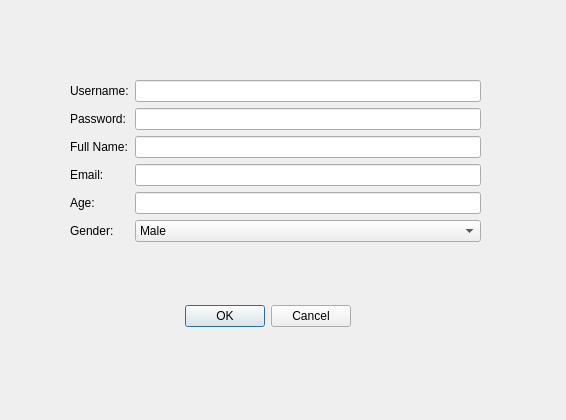
<?xml version="1.0" encoding="UTF-8"?>
<ui version="4.0">
 <class>Form</class>
 <widget class="QWidget" name="Form">
  <property name="geometry">
   <rect>
    <x>0</x>
    <y>0</y>
    <width>566</width>
    <height>420</height>
   </rect>
  </property>
  <property name="windowTitle">
   <string>Form</string>
  </property>
  <widget class="QWidget" name="layoutWidget">
   <property name="geometry">
    <rect>
     <x>70</x>
     <y>80</y>
     <width>411</width>
     <height>198</height>
    </rect>
   </property>
   <layout class="QFormLayout" name="formLayout">
    <item row="0" column="0">
     <widget class="QLabel" name="label">
      <property name="text">
       <string>Username:</string>
      </property>
     </widget>
    </item>
    <item row="0" column="1">
     <widget class="QLineEdit" name="lineEdit"/>
    </item>
    <item row="1" column="0">
     <widget class="QLabel" name="label_2">
      <property name="text">
       <string>Password:</string>
      </property>
     </widget>
    </item>
    <item row="1" column="1">
     <widget class="QLineEdit" name="lineEdit_2"/>
    </item>
    <item row="2" column="0">
     <widget class="QLabel" name="label_3">
      <property name="text">
       <string>Full Name:</string>
      </property>
     </widget>
    </item>
    <item row="2" column="1">
     <widget class="QLineEdit" name="lineEdit_3"/>
    </item>
    <item row="3" column="0">
     <widget class="QLabel" name="label_5">
      <property name="text">
       <string>Email:</string>
      </property>
     </widget>
    </item>
    <item row="3" column="1">
     <widget class="QLineEdit" name="lineEdit_4"/>
    </item>
    <item row="4" column="0">
     <widget class="QLabel" name="label_4">
      <property name="text">
       <string>Age:</string>
      </property>
     </widget>
    </item>
    <item row="5" column="0">
     <widget class="QLabel" name="label_6">
      <property name="text">
       <string>Gender:</string>
      </property>
     </widget>
    </item>
    <item row="5" column="1">
     <widget class="QComboBox" name="comboBox">
      <item>
       <property name="text">
        <string>Male</string>
       </property>
      </item>
      <item>
       <property name="text">
        <string>Female</string>
       </property>
      </item>
     </widget>
    </item>
    <item row="4" column="1">
     <widget class="QLineEdit" name="lineEdit_5"/>
    </item>
   </layout>
  </widget>
  <widget class="QDialogButtonBox" name="buttonBox">
   <property name="geometry">
    <rect>
     <x>180</x>
     <y>300</y>
     <width>171</width>
     <height>32</height>
    </rect>
   </property>
   <property name="orientation">
    <enum>Qt::Horizontal</enum>
   </property>
   <property name="standardButtons">
    <set>QDialogButtonBox::Cancel|QDialogButtonBox::Ok</set>
   </property>
  </widget>
 </widget>
 <resources/>
 <connections/>
</ui>
